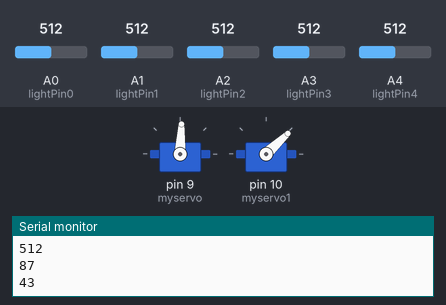
A sketch run on a simulated Arduino Uno, built with avr-gcc and run on an emulated ATmega328P. On the bench: 2 × servo, the last lines printed to the serial monitor. The inputs (shaded band) are chosen by the test bench; at power-on: A0 (lightPin0) = 512, A2 (lightPin2) = 512, A3 (lightPin3) = 512, A1 (lightPin1) = 512, A4 (lightPin4) = 512.

Above: at 2.8 s.
2.9 s: A0 (lightPin0) set to 208
5.6 s: A0 (lightPin0) set to 186
At 7.1 s:
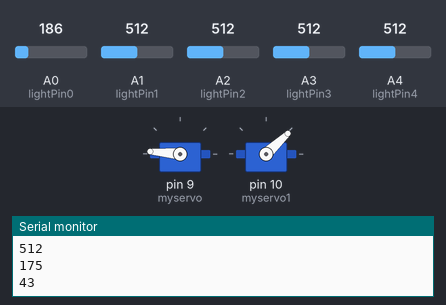
8.3 s: A2 (lightPin2) set to 217
11.2 s: A2 (lightPin2) set to 193
At 13.1 s:
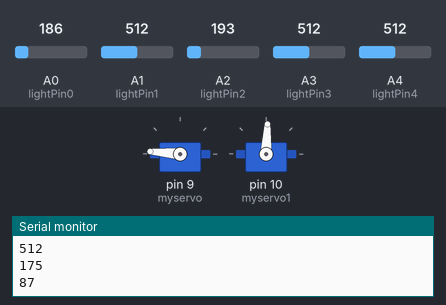
13.9 s: A3 (lightPin3) set to 216
16.6 s: A3 (lightPin3) set to 183
At 19.1 s:
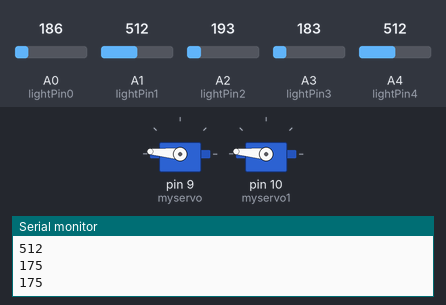
Timing chart, 0 to 20.5 s (numbered marks = the images above; inputs shaded):
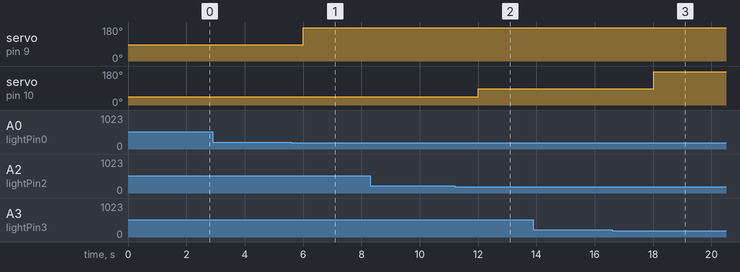

Measured:
- the behaviour switches between 201 and 200 on A0 (lightPin0) (found by bisection; images 0 and 1)
- the behaviour switches between 201 and 200 on A2 (lightPin2) (found by bisection; images 1 and 2)
- the behaviour switches between 201 and 200 on A3 (lightPin3) (found by bisection; images 2 and 3)
- after the input at 5.6 s, servo on pin 9 (myservo): 87° → 175° after 0.41 s
- after the input at 11.2 s, servo on pin 10 (myservo1): 43° → 87° after 0.81 s
- after the input at 16.6 s, servo on pin 10 (myservo1): 87° → 175° after 1.4 s

The sketch:

suntracker.ino
```cpp
#include <Servo.h>
Servo myservo;  // create servo object to control a servo
Servo myservo1;// twelve servo objects can be created on most boards

int pos;
int pos11;
int lightPin0 = A0;  //define a pin for Photo resistor
int lightPin1 = A1;  //define a pin for Photo resistor
int lightPin2 = A2;  //define a pin for Photo resistor
int lightPin3 = A3;  //define a pin for Photo resistor
int lightPin4 = A4;  //define a pin for Photo resistor

int threshold0 = 200;
int threshold1 = 200;
int threshold2 = 200;
int threshold3 = 200;
int threshold4 = 200;

void setup()
{

  Serial.begin(9600);  //Begin serial communcation

  myservo.attach(9);  // attaches the servo on pin 9 to the servo object
  myservo1.attach(10);  // attaches the servo on pin 10 to the servo object
  pinMode(lightPin0, INPUT);
  pinMode(lightPin1, INPUT);
  pinMode(lightPin2, INPUT);
  pinMode(lightPin3, INPUT);
  pinMode(lightPin4, INPUT);
}
long int sum = 0;
float value0 = 500;
float value1 = 1000;
float value2 = 250;
float value3 = 500;
float value4 = 1000;
int value00;
int value11;
int value22;
int value33;
int value44;

void loop()
{ value00 = analogRead (lightPin0);
  value11 = analogRead (lightPin1);
  value22 = analogRead (lightPin2);
  value33 = analogRead (lightPin3);
  value44 = analogRead (lightPin4);
  Serial.println(value00);
  Serial.println(value11);
  Serial.println(value22);
  Serial.println(value33);
  Serial.println(value44);

  if(value00 > threshold0)
 {
    pos = map(value0, 0, 1023, 0, 180);
    Serial.println(pos);
    myservo.write(pos);              // tell servo to go to position in variable 'pos'
    digitalWrite(8, HIGH);
   }


else{
  if(value11 > threshold1)
 {
    pos = map(value1, 0, 1023, 0, 180);
    Serial.println(pos);
    myservo.write(pos);              // tell servo to go to position in variable 'pos'

   }


else{
      pos = map(value1, 0, 1023, 0, 180);
  }


}

if(value22  > threshold2)
  {
    pos = map(value2, 0, 1023, 0, 180);
    Serial.println(pos);
    myservo1.write(pos);              // tell servo to go to position in variable 'pos'
  }
else
{
if(value33 > threshold3)
{  {
    pos = map(value3, 0, 1023, 0, 180);
    Serial.println(pos);
    myservo1.write(pos);              // tell servo to go to position in variable 'pos'
  }
}
else{
if(value44 > threshold4)
 { {
    pos = map(value4, 0, 1023, 0, 180);
    Serial.println(pos);
    myservo1.write(pos);              // tell servo to go to position in variable 'pos'
  }

 }else
  {
    pos = map(0, 0, 1023, 0, 180);
  }
}
}
  delay(2000);


}
```
